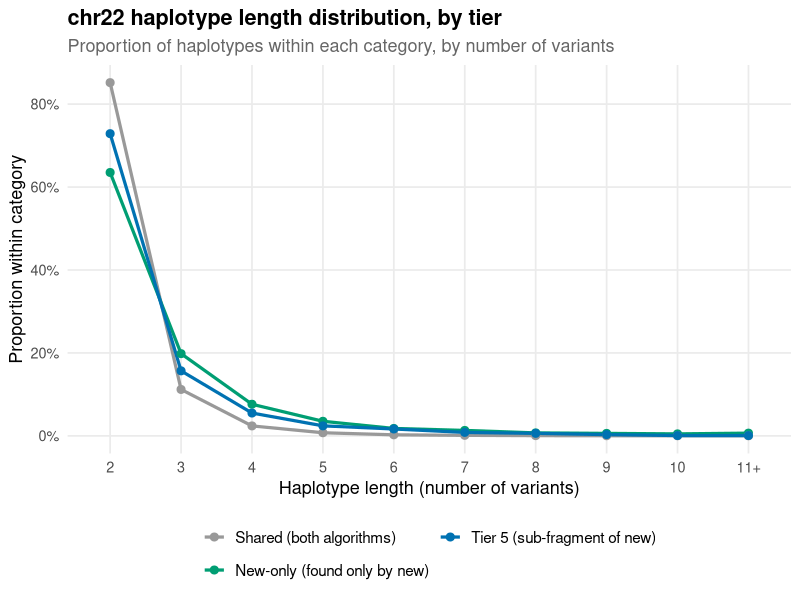

Write the R code that produced this figure.
#!/usr/bin/env Rscript
#
# Plot the per-tier length distribution (as proportions within each tier) of
# original-only haplotypes from the compute_haplotypes algorithm comparison
# on chr22. Shared and New-only are included as reference baselines. Tiers
# 1-4 are omitted from the plot — after the min_variant_frequency formula
# correction they're all n < 5 and don't read meaningfully as proportions.
# The dominant original-only story is now Tier 5 (1,327 / 1,333 = 99.5%).
#
# Counts are taken from `scripts/compare_haplotypes.py` output. Re-run that
# script and update the data block below if the underlying outputs change.
#
# Output: data/analysis/compute_haplotypes/length_dist_by_tier.png

suppressPackageStartupMessages({
  library(tidyverse)
})

out_dir <- "data/analysis/compute_haplotypes"
dir.create(out_dir, showWarnings = FALSE, recursive = TRUE)
out_path <- file.path(out_dir, "length_dist_by_tier.png")

# Long-format counts: one row per (category, length, count).
# Lengths >= 11 are collapsed into a single "11+" bin to keep the x-axis tidy.
counts <- tribble(
  ~category, ~length, ~count,
  "Tier 5 (sub-fragment of new)",     2, 967,
  "Tier 5 (sub-fragment of new)",     3, 208,
  "Tier 5 (sub-fragment of new)",     4,  73,
  "Tier 5 (sub-fragment of new)",     5,  32,
  "Tier 5 (sub-fragment of new)",     6,  22,
  "Tier 5 (sub-fragment of new)",     7,  11,
  "Tier 5 (sub-fragment of new)",     8,   8,
  "Tier 5 (sub-fragment of new)",     9,   4,
  "Tier 5 (sub-fragment of new)",    10,   1,
  "Tier 5 (sub-fragment of new)",    11,   1,
  "Shared (both algorithms)",                 2, 25168,
  "Shared (both algorithms)",                 3,  3306,
  "Shared (both algorithms)",                 4,   708,
  "Shared (both algorithms)",                 5,   221,
  "Shared (both algorithms)",                 6,    74,
  "Shared (both algorithms)",                 7,    37,
  "Shared (both algorithms)",                 8,    15,
  "Shared (both algorithms)",                 9,     8,
  "Shared (both algorithms)",                10,     6,
  "Shared (both algorithms)",                11,     4,
  "Shared (both algorithms)",                13,     1,
  "New-only (found only by new)",             2, 1067,
  "New-only (found only by new)",             3,  333,
  "New-only (found only by new)",             4,  128,
  "New-only (found only by new)",             5,   59,
  "New-only (found only by new)",             6,   30,
  "New-only (found only by new)",             7,   22,
  "New-only (found only by new)",             8,   12,
  "New-only (found only by new)",             9,   10,
  "New-only (found only by new)",            10,    8,
  "New-only (found only by new)",            11,    1,
  "New-only (found only by new)",            12,    7,
  "New-only (found only by new)",            13,    1,
  "New-only (found only by new)",            14,    2,
)

length_bin_levels <- c("2", "3", "4", "5", "6", "7", "8", "9", "10", "11+")

proportions <- counts %>%
  mutate(length_bin = if_else(length >= 11, "11+", as.character(length))) %>%
  group_by(category, length_bin) %>%
  summarise(count = sum(count), .groups = "drop") %>%
  group_by(category) %>%
  mutate(proportion = count / sum(count)) %>%
  ungroup() %>%
  complete(
    category, length_bin = length_bin_levels,
    fill = list(count = 0, proportion = 0)
  ) %>%
  mutate(length_bin = factor(length_bin, levels = length_bin_levels))

# Order the legend: Shared and New-only first (the two baseline / outside-the-
# tier-partition categories), then the original-only tiers in numerical order.
category_levels <- c(
  "Shared (both algorithms)",
  "New-only (found only by new)",
  "Tier 5 (sub-fragment of new)"
)
proportions <- proportions %>%
  mutate(category = factor(category, levels = category_levels))

# Okabe-Ito palette — color-blind friendly. Shared is muted grey; tiers and
# the new-only set get distinguishing colors.
palette <- c(
  "Shared (both algorithms)"            = "#999999",
  "New-only (found only by new)"        = "#009E73",
  "Tier 5 (sub-fragment of new)"        = "#0072B2"
)

p <- ggplot(
  proportions,
  aes(x = length_bin, y = proportion, color = category, group = category)
) +
  geom_line(linewidth = 1.1) +
  geom_point(size = 2.4) +
  scale_y_continuous(labels = scales::percent_format(accuracy = 1)) +
  scale_color_manual(values = palette, guide = guide_legend(nrow = 2)) +
  labs(
    title = "chr22 haplotype length distribution, by tier",
    subtitle = "Proportion of haplotypes within each category, by number of variants",
    x = "Haplotype length (number of variants)",
    y = "Proportion within category",
    color = NULL
  ) +
  theme_minimal(base_size = 13) +
  theme(
    legend.position = "bottom",
    legend.text = element_text(size = 11),
    plot.title = element_text(face = "bold"),
    plot.subtitle = element_text(color = "grey40"),
    panel.grid.minor = element_blank()
  )

ggsave(out_path, plot = p, width = 9, height = 5.5, dpi = 150)
cat(sprintf("wrote %s\n", out_path))
